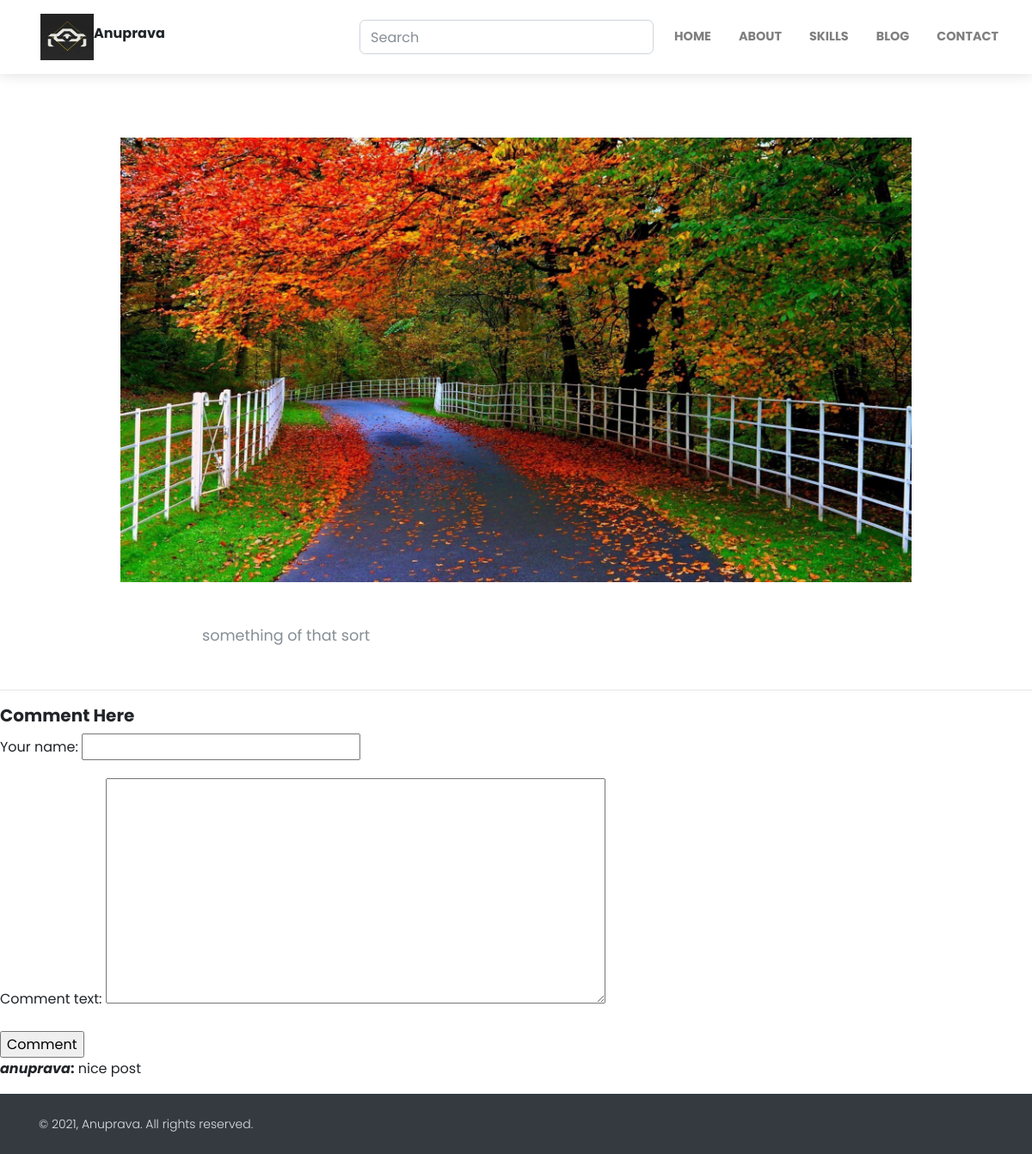
Screenshot of /blog-detail/this-is-a-new-test-2 with the database file from the repository.
### home/models.py (models this page shows, shortened)
class BlogModel(models.Model):
    STATUS_CHOICES = (
    ('draft', 'Draft'),
    ('published', 'Published'),
    )
    title = models.CharField(max_length=1000)
    content = FroalaField()
    slug = models.SlugField(max_length=1000 , null=True , blank=True)
    user = models.ForeignKey(User, blank=True , null=True , on_delete=models.CASCADE)
    image = models.ImageField(upload_to='blog')
    created_at = models.DateTimeField(auto_now_add=True)
    upload_to = models.DateTimeField(auto_now=True)
    status = models.CharField(max_length=10,choices=STATUS_CHOICES,default='draft')
    class Meta:
        ordering = ['-created_at']
    objects = models.Manager() # The default manager.
    published = PublishedManager() # Our custom manager.

class CommentModel(models.Model):
    your_name = models.CharField(max_length=20)
    comment_text = models.TextField()
    blog = models.ForeignKey('BlogModel', on_delete=models.CASCADE, related_name='comments')
    created = models.DateTimeField(auto_now_add=True)
    approved = models.BooleanField(default=True)
    def approved(self):
        self.approved = True
        self.save()

### home/views.py (the view)
# urls.py: path('blog-detail/<slug>' , views.blog_detail , name="blog_detail"),
def blog_detail(request , slug):
    context = {}
    try:
        blog_obj = BlogModel.objects.filter(slug = slug).first()
        comments = CommentModel.objects.filter(blog = blog_obj)
    except Exception as e:
        print(e)
    if request.method == 'POST':
        form = CommentForm(request.POST)
        if form.is_valid():
            comment = form.save(commit=False)
            comment.blog = blog_obj
            comment.save()
            return redirect('blog_detail', slug=blog_obj.slug)
    else:
        form = CommentForm()
    context = {
            'blog_obj':blog_obj,
            'form':form,
            'comments':comments,
        }
    return render(request , 'blog_detail.html' , context)

### home/forms.py (shortened to what this page needs)
class CommentForm(forms.ModelForm):
    class Meta:
        model = CommentModel
        fields =('your_name', 'comment_text')

### templates/blog_detail.html (shortened to what this page needs)
{% extends "base.html" %}
{% block start %}
<section>
    <div class="container">
        <div class="row text-center">
            <div class="col-xl-10 mx-auto"><img class="img-fluid mb-5"
                    src="/media/{{blog_obj.image}}"
                    alt=""></div>
        </div>
        <div class="row">
            <div class="col-xl-8 col-lg-10 mx-auto">
                <div class="text-content">
                    {{blog_obj.content|safe}}
                </div>
            </div>
        </div>
    </div>
</section>
<hr>
<form method="post">
    <h5> Comment Here</h5>
    {{form.as_p}}
    <input type ="submit" value="Comment">
</form>
{%for comment in comments%}
<p><strong><i>{{comment.your_name}}</i>:</strong> {{comment.comment_text}}</p>
{%endfor %}
{% endblock %}

### rows the page displays
BlogModel: image (picture), content "something of that sort"
CommentModel: your_name "anuprava", comment_text "nice post"
